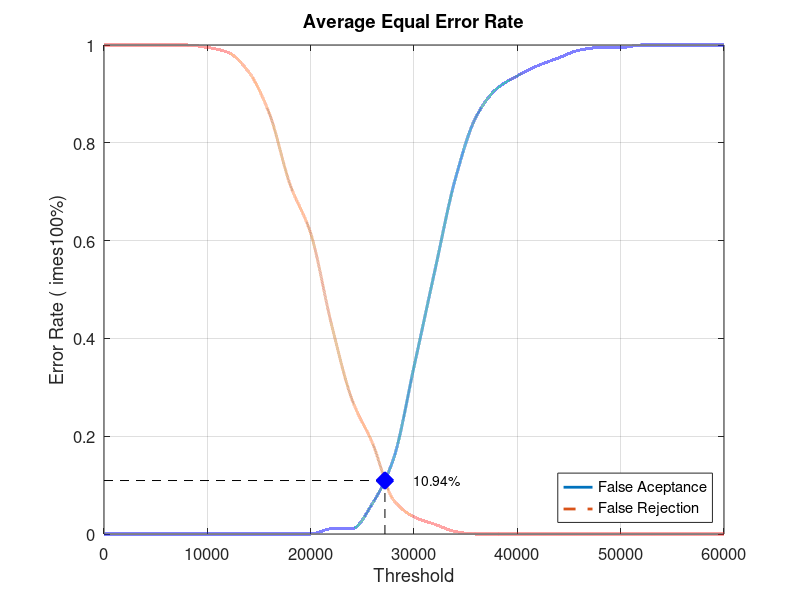
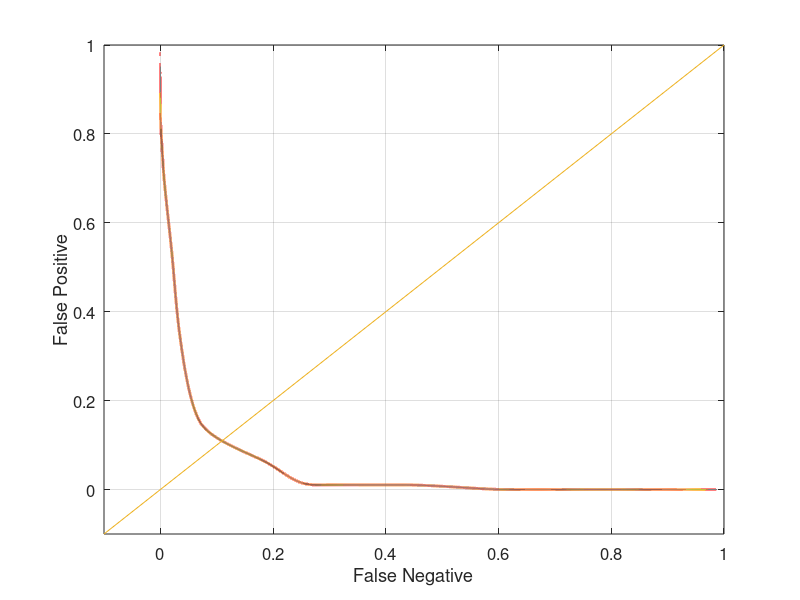

The MATLAB script that drew these images, in order:
close all;
clear;
clc;
x = 0:2000:60000;
xq = 0:0.5:60000;

y0 = [0 0 0 0 0 0 0 0 0 0 0 0.0105263 0.0105263 0.0631579 0.152632 0.342105 0.536842 0.726316 0.852632 0.910526 0.936842 0.957895 0.973684 0.989474 0.994737 0.994737 1 1 1 1 1]
yy0 = interp1(x, y0, xq, 'pchip');
y1 = [1 1 1 1 1 0.995 0.985 0.945 0.86 0.715 0.615 0.43 0.275 0.185 0.07 0.035 0.02 0.005 0 0 0 0 0 0 0 0 0 0 0 0 0]
yy1 = interp1(x, y1, xq, 'pchip');

% Calculating EER: 
y2 = abs(y0 - y1);
find(y2 == min(y2))
yy2 = abs(yy0 - yy1);
xEER = find(yy2 == min(yy2));
xEERIndex = xq(xEER) % X-axis EER
yEER = yy0(xEER) % Y-axis EER

main = figure
plot(xq, yy0,'-','LineWidth', 2);	hold on
plot(xq, yy1,'--','LineWidth', 2);	hold on
plot([xEERIndex xEERIndex], [0 yEER], 'k--');	hold on
plot([0 xEERIndex], [yEER yEER], 'k--');	hold on
plot(xEERIndex, yEER, 'bx', 'LineWidth', 10);	hold on
text(xEERIndex + 10 * xEERIndex / 100, yEER, [num2str(round((10000 * yEER)) / 100) '%'])
legend('False Aceptance', 'False Rejection', 'Location', 'SouthEast')
xlabel('Threshold')
ylabel('Error Rate (	imes100%)')
title('Average Equal Error Rate')
set(gca, 'FontSize', 12)
axis([0 60000 0 1])
grid on

print(main, 'Database4_1Main', '-dpng');
FNRxFPR = figure('Color', [1 1 1]);
plot(yy1, yy0, '-', yy1, yy0, 'LineWidth', 2);
hold on
y = -0.1:0.1:1
plot(y, y); 
set(gca, 'FontSize', 12)
xlabel('False Negative')
ylabel('False Positive')
axis([-0.1 1 -0.1 1])
set(gca, 'FontSize', 12)
grid on

print(FNRxFPR, 'Database4_1FNRxFPR','-dpng');
